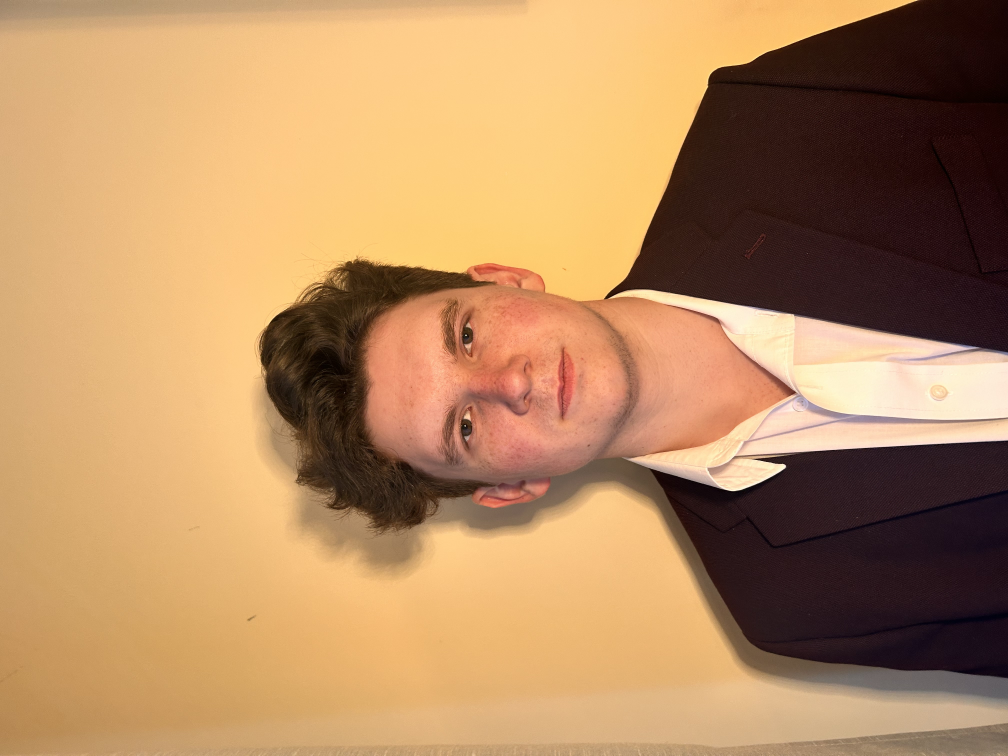
#> input picture assets/profile_picture.jpg, 4032 x 3024 px (shown at 1/4 size)
$ python fix_image_script.py
#> lines starting #> are read from the running program, lines starting #| are printed output that depends on the picture
# fix_image_orientation.py

from PIL import Image
import os

# Path to your image
input_path = "assets/profile_picture.jpg"
output_path = "assets/profile_picture_fixed.jpg"

# Open image and remove EXIF rotation manually
image = Image.open(input_path)
#> image is the input picture: PIL image 4032x3024 RGB; mean R, G, B 181.3, 139.6, 97.3
if hasattr(image, '_getexif'):  # Only works for JPEGs with EXIF data
    exif = image._getexif()
#> exif = 48 items
    if exif is not None:
        orientation = exif.get(274, 1)  # 274 is the orientation tag
#> orientation = 6
        if orientation == 3:
            image = image.rotate(180, expand=True)
        elif orientation == 6:
            image = image.rotate(-90, expand=True)  # Rotate 90 degrees clockwise
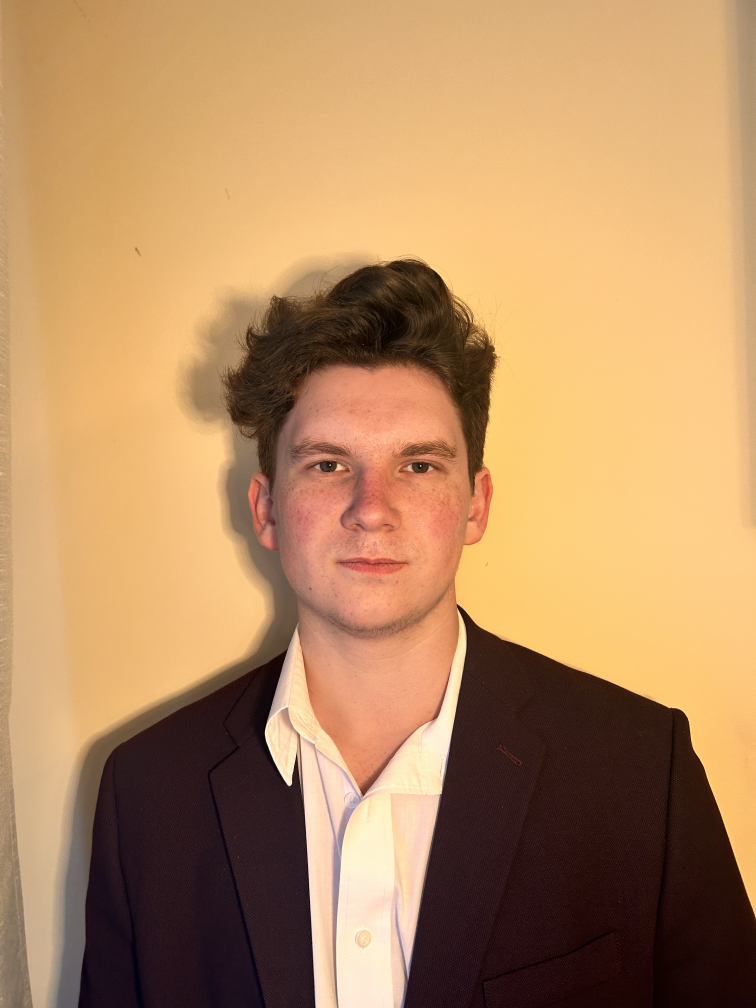
#> image: PIL image 3024x4032 RGB (shown at 1/4 size); mean R, G, B 181.3, 139.6, 97.3
        elif orientation == 8:
            image = image.rotate(90, expand=True)   # Rotate 90 degrees counterclockwise

# Save the fixed image
image.save(output_path, quality=95, optimize=True)
print("✅ Image orientation fixed and saved as:", output_path)
